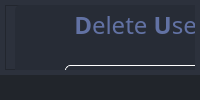
        <widget class="QFrame" name="frame_center">
         <property name="sizePolicy">
          <sizepolicy hsizetype="Expanding" vsizetype="Expanding">
           <horstretch>0</horstretch>
           <verstretch>0</verstretch>
          </sizepolicy>
         </property>
         <property name="styleSheet">
          <string notr="true">background-color: rgb(40, 44, 52);</string>
         </property>
         <property name="frameShape">
          <enum>QFrame::NoFrame</enum>
         </property>
         <property name="frameShadow">
          <enum>QFrame::Raised</enum>
         </property>
         <layout class="QHBoxLayout" name="horizontalLayout_2">
          <property name="spacing">
           <number>0</number>
          </property>
          <property name="leftMargin">
           <number>0</number>
          </property>
          <property name="topMargin">
           <number>0</number>
          </property>
          <property name="rightMargin">
           <number>0</number>
          </property>
          <property name="bottomMargin">
           <number>0</number>
          </property>
          <item>
           <widget class="QFrame" name="frame_content_right">
            <property name="styleSheet">
             <string notr="true">background-color: rgb(44, 49, 60);</string>
            </property>
            <property name="frameShape">
             <enum>QFrame::NoFrame</enum>
            </property>
            <property name="frameShadow">
             <enum>QFrame::Raised</enum>
            </property>
            <layout class="QVBoxLayout" name="verticalLayout_4">
             <property name="spacing">
              <number>0</number>
             </property>
             <property name="leftMargin">
              <number>0</number>
             </property>
             <property name="topMargin">
              <number>0</number>
             </property>
             <property name="rightMargin">
              <number>0</number>
             </property>
             <property name="bottomMargin">
              <number>0</number>
             </property>
             <item>
              <widget class="QFrame" name="frame_content">
               <property name="frameShape">
                <enum>QFrame::NoFrame</enum>
               </property>
               <property name="frameShadow">
                <enum>QFrame::Raised</enum>
               </property>
               <layout class="QVBoxLayout" name="verticalLayout_9">
                <property name="spacing">
                 <number>0</number>
                </property>
                <property name="leftMargin">
                 <number>5</number>
                </property>
                <property name="topMargin">
                 <number>5</number>
                </property>
                <property name="rightMargin">
                 <number>5</number>
                </property>
                <property name="bottomMargin">
                 <number>5</number>
                </property>
                <item>
                 <widget class="QFrame" name="frame">
                  <property name="frameShape">
                   <enum>QFrame::StyledPanel</enum>
                  </property>
                  <property name="frameShadow">
                   <enum>QFrame::Raised</enum>
                  </property>
                  <widget class="QFrame" name="frame_3">
                   <property name="geometry">
                    <rect>
                     <x>10</x>
                     <y>0</y>
                     <width>1151</width>
                     <height>681</height>
                    </rect>
                   </property>
                   <property name="styleSheet">
                    <string notr="true">background-color: rgb(39, 44, 54);
border-radius: 5px;</string>
                   </property>
                   <property name="frameShape">
                    <enum>QFrame::StyledPanel</enum>
                   </property>
                   <property name="frameShadow">
                    <enum>QFrame::Raised</enum>
                   </property>
                   <widget class="QLabel" name="label_description">
                    <property name="geometry">
                     <rect>
                      <x>20</x>
                      <y>-10</y>
                      <width>211</width>
                      <height>61</height>
                     </rect>
                    </property>
                    <property name="font">
                     <font>
                      <family>Montserrat</family>
                      <pointsize>13</pointsize>
                     </font>
                    </property>
                    <property name="styleSheet">
                     <string notr="true">color: rgb(98, 114, 164);
background-color: transparent;</string>
                    </property>
                    <property name="text">
                     <string>&lt;html&gt;&lt;head/&gt;&lt;body&gt;&lt;p&gt;&lt;span style=&quot; font-size:18pt; font-weight:600;&quot;&gt;D&lt;/span&gt;&lt;span style=&quot; font-size:18pt;&quot;&gt;elete &lt;/span&gt;&lt;span style=&quot; font-size:18pt; font-weight:600;&quot;&gt;U&lt;/span&gt;&lt;span style=&quot; font-size:18pt;&quot;&gt;ser&lt;/span&gt;&lt;/p&gt;&lt;/body&gt;&lt;/html&gt;</string>
                    </property>
                    <property name="alignment">
                     <set>Qt::AlignCenter</set>
                    </property>
                   </widget>
                   <widget class="QPushButton" name="btnDelBack">
                    <property name="geometry">
                     <rect>
                      <x>0</x>
                      <y>0</y>
                      <width>40</width>
                      <height>41</height>
                     </rect>
                    </property>
                    <property name="sizePolicy">
                     <sizepolicy hsizetype="Minimum" vsizetype="Expanding">
                      <horstretch>0</horstretch>
                      <verstretch>0</verstretch>
                     </sizepolicy>
                    </property>
                    <property name="minimumSize">
                     <size>
                      <width>40</width>
                      <height>0</height>
                     </size>
                    </property>
                    <property name="maximumSize">
                     <size>
                      <width>40</width>
                      <height>16777215</height>
                     </size>
                    </property>
                    <property name="toolTip">
                     <string>Minimize</string>
                    </property>
                    <property name="styleSheet">
                     <string notr="true">QPushButton {	
	border: none;
	background-color: transparent;
}
QPushButton:hover {
	background-color: rgb(52, 59, 72);
}
QPushButton:pressed {	
	background-color: rgb(85, 170, 255);
}</string>
                    </property>
                    <property name="text">
                     <string/>
                    </property>
                    <property name="icon">
                     <iconset>
                      <normaloff>icons/24x24/cil-arrow-circle-left.png</normaloff>icons/24x24/cil-arrow-circle-left.png</iconset>
                    </property>
                   </widget>
                   <widget class="QGroupBox" name="groupBox">
                    <property name="geometry">
                     <rect>
                      <x>50</x>
                      <y>60</y>
                      <width>431</width>
                      <height>161</height>
                     </rect>
                    </property>
                    <property name="font">
                     <font>
                      <family>Montserrat</family>
                      <pointsize>10</pointsize>
                      <weight>75</weight>
                      <bold>true</bold>
                      <underline>false</underline>
                     </font>
                    </property>
                    <property name="layoutDirection">
                     <enum>Qt::LeftToRight</enum>
                    </property>
                    <property name="styleSheet">
                     <string notr="true">QGroupBox#groupBox{
	border: 1px solid rgb(255,255,255);
	background-color: transparent;
	color: rgb(255,255,255);
}</string>
                    </property>
                    <property name="title">
                     <string/>
                    </property>
                    <property name="alignment">
                     <set>Qt::AlignLeading|Qt::AlignLeft|Qt::AlignTop</set>
                    </property>
                    <property name="flat">
                     <bool>false</bool>
                    </property>
                    <property name="checkable">
                     <bool>false</bool>
                    </property>
                    <widget class="QLabel" name="label_11">
                     <property name="geometry">
                      <rect>
                       <x>20</x>
                       <y>40</y>
                       <width>101</width>
                       <height>31</height>
                      </rect>
                     </property>
                     <property name="font">
                      <font>
                       <family>Montserrat</family>
                       <pointsize>10</pointsize>
                       <weight>75</weight>
                       <bold>true</bold>
                      </font>
                     </property>
                     <property name="styleSheet">
                      <string notr="true">color: rgb(255,255,255);
background-color: transparent;</string>
                     </property>
                     <property name="text">
                      <string>ID              :</string>
                     </property>
                    </widget>
                    <widget class="QLineEdit" name="lbl_DelID">
                     <property name="geometry">
                      <rect>
                       <x>150</x>
                       <y>40</y>
                       <width>241</width>
                       <height>30</height>
                      </rect>
                     </property>
                     <property name="maximumSize">
                      <size>
                       <width>16777215</width>
                       <height>30</height>
                      </size>
                     </property>
                     <property name="font">
                      <font>
                       <family>Montserrat</family>
                       <pointsize>9</pointsize>
                      </font>
                     </property>
                     <property name="styleSheet">
                      <string notr="true">QLineEdit {
	background-color: rgb(27, 29, 35);
	border-radius: 5px;
    color: rgb(255,255,255);
	border: 2px solid rgb(27, 29, 35);
	padding-left: 10px;
}
QLineEdit:hover {
	border: 2px solid rgb(64, 71, 88);
}
QLineEdit:focus {
	border: 2px solid rgb(91, 101, 124);
}</string>
                     </property>
                     <property name="placeholderText">
                      <string>Enter ID</string>
                     </property>
                     <property name="clearButtonEnabled">
                      <bool>true</bool>
                     </property>
                    </widget>
                    <widget class="QLabel" name="label_15">
                     <property name="geometry">
                      <rect>
                       <x>20</x>
                       <y>10</y>
                       <width>101</width>
                       <height>31</height>
                      </rect>
                     </property>
                     <property name="font">
                      <font>
                       <family>Montserrat</family>
                       <pointsize>10</pointsize>
                       <weight>75</weight>
                       <bold>true</bold>
                      </font>
                     </property>
                     <property name="styleSheet">
                      <string notr="true">color: rgb(98, 114, 164);
background-color: transparent;</string>
                     </property>
                     <property name="text">
                      <string>DETAILS</string>
                     </property>
                    </widget>
                    <widget class="QPushButton" name="btnDelete">
                     <property name="geometry">
                      <rect>
                       <x>150</x>
                       <y>80</y>
                       <width>241</width>
                       <height>41</height>
                      </rect>
                     </property>
                     <property name="font">
                      <font>
                       <family>Montserrat</family>
                       <pointsize>10</pointsize>
                       <weight>75</weight>
                       <bold>true</bold>
                      </font>
                     </property>
                     <property name="styleSheet">
                      <string notr="true">QPushButton{
	background-color: rgb(52, 59, 72);
	border-radius: 5px;
	color: rgb(255, 255, 255);
}
QPushButton:hover{
	background-color: rgb(57, 65, 80);
	color:rgb(255, 255, 255);
	border: 2px solid rgb(61, 70, 86);
}
QPushButton:pressed{
	background-color: rgb(35, 40, 49);
	color:rgb(255, 255, 255);
	border-left: 1px solid rgb(110, 144, 76);
	border-right: 1px solid rgb(110, 144, 76);
	border-top: 5px solid rgb(110, 144, 76);
	border-bottom: none;
}</string>
                     </property>
                     <property name="text">
                      <string>Delete</string>
                     </property>
                     <property name="icon">
                      <iconset>
                       <normaloff>icons/20x20/cil-trash.png</normaloff>icons/20x20/cil-trash.png</iconset>
                     </property>
                    </widget>
                   </widget>
                   <widget class="QTableWidget" name="tableWidget">
                    <property name="geometry">
                     <rect>
                      <x>520</x>
                      <y>60</y>
                      <width>601</width>
                      <height>541</height>
                     </rect>
                    </property>
                    <property name="styleSheet">
                     <string notr="true">QTableWidget {	
	background-color: rgb(52, 59, 72);
	border-radius: 5px;
	color: rgb(255, 255, 255);
	gridline-color: rgb(44, 49, 60);
	border-bottom: 1px solid rgb(44, 49, 60);
}
QTableWidget::item{
	border-color: rgb(44, 49, 60);
	color: rgb(255, 255, 255);
	gridline-color: rgb(44, 49, 60);
}
QTableWidget::item:selected{
	background-color: rgb(85, 170, 255);
}
QScrollBar:horizontal {
    border: none;
    background: rgb(52, 59, 72);
    margin: 0px 21px 0 21px;
	border-radius: 0px;
}
QScrollBar:vertical {
	border: none;
    background: rgb(52, 59, 72);
    margin: 21px 0 21px 0;
	border-radius: 0px;
 }
QHeaderView::section{
	Background-color: rgb(39, 44, 54);
	max-width: 30px;
	border: 1px solid rgb(44, 49, 60);
	color: rgb(255, 255, 255);
	border-style: none;
    border-bottom: 1px solid rgb(44, 49, 60);
    border-right: 1px solid rgb(44, 49, 60);
}
QTableWidget::horizontalHeader {	
	background-color: rgb(81, 255, 0);
}
QHeaderView::section:horizontal
{
    border: 1px solid rgb(32, 34, 42);
	background-color: rgb(27, 29, 35);
	padding: 3px;
	color: rgb(255, 255, 255);
	border-top-left-radius: 7px;
    border-top-right-radius: 7px;
}
QHeaderView::section:vertical
{
    border: 1px solid rgb(44, 49, 60);
}</string>
                    </property>
                    <column>
                     <property name="text">
                      <string>ID</string>
                     </property>
                     <property name="font">
                      <font>
                       <pointsize>9</pointsize>
                       <weight>75</weight>
                       <bold>true</bold>
                      </font>
                     </property>
                    </column>
                    <column>
                     <property name="text">
                      <string>Username</string>
                     </property>
                     <property name="font">
                      <font>
                       <weight>75</weight>
                       <bold>true</bold>
                      </font>
                     </property>
                    </column>
                    <column>
                     <property name="text">
                      <string>Password</string>
                     </property>
                     <property name="font">
                      <font>
                       <weight>75</weight>
                       <bold>true</bold>
                      </font>
                     </property>
                    </column>
                    <column>
                     <property name="text">
                      <string>Role</string>
                     </property>
                     <property name="font">
                      <font>
                       <weight>75</weight>
                       <bold>true</bold>
                      </font>
                     </property>
                    </column>
                    <column>
                     <property name="text">
                      <string>First Name</string>
                     </property>
                     <property name="font">
                      <font>
                       <weight>75</weight>
                       <bold>true</bold>
                      </font>
                     </property>
                    </column>
                    <column>
                     <property name="text">
                      <string>Last Name</string>
                     </property>
                     <property name="font">
                      <font>
                       <weight>75</weight>
                       <bold>true</bold>
                      </font>
                     </property>
                    </column>
                    <column>
                     <property name="text">
                      <string>Age</string>
                     </property>
                     <property name="font">
                      <font>
                       <weight>75</weight>
                       <bold>true</bold>
                      </font>
                     </property>
                    </column>
                    <column>
                     <property name="text">
                      <string>Gender</string>
                     </property>
                     <property name="font">
                      <font>
                       <weight>75</weight>
                       <bold>true</bold>
                      </font>
                     </property>
                    </column>
                    <column>
                     <property name="text">
                      <string>Birthdate</string>
                     </property>
                     <property name="font">
                      <font>
                       <weight>75</weight>
                       <bold>true</bold>
                      </font>
                     </property>
                    </column>
                    <column>
                     <property name="text">
                      <string>Contact No</string>
                     </property>
                     <property name="font">
                      <font>
                       <weight>75</weight>
                       <bold>true</bold>
                      </font>
                     </property>
                    </column>
                    <column>
                     <property name="text">
                      <string>City</string>
                     </property>
                     <property name="font">
                      <font>
                       <weight>75</weight>
                       <bold>true</bold>
                      </font>
                     </property>
                    </column>
                   </widget>
                  </widget>
                 </widget>
                </item>
               </layout>
              </widget>
             </item>
             <item>
              <widget class="QFrame" name="frame_grip">
               <property name="minimumSize">
                <size>
                 <width>0</width>
                 <height>25</height>
                </size>
               </property>
               <property name="maximumSize">
                <size>
                 <width>16777215</width>
                 <height>25</height>
                </size>
               </property>
               <property name="styleSheet">
                <string notr="true">background-color: rgb(33, 37, 43);</string>
               </property>
               <property name="frameShape">
                <enum>QFrame::NoFrame</enum>
               </property>
               <property name="frameShadow">
                <enum>QFrame::Raised</enum>
               </property>
               <layout class="QHBoxLayout" name="horizontalLayout_6">
                <property name="spacing">
                 <number>0</number>
                </property>
                <property name="leftMargin">
                 <number>0</number>
                </property>
                <property name="topMargin">
                 <number>0</number>
                </property>
                <property name="rightMargin">
                 <number>2</number>
                </property>
                <property name="bottomMargin">
                 <number>0</number>
                </property>
                <item>
                 <widget class="QFrame" name="frame_label_bottom">
                  <property name="frameShape">
                   <enum>QFrame::NoFrame</enum>
                  </property>
                  <property name="frameShadow">
                   <enum>QFrame::Raised</enum>
                  </property>
                  <layout class="QHBoxLayout" name="horizontalLayout_7">
                   <property name="spacing">
                    <number>0</number>
                   </property>
                   <property name="leftMargin">
                    <number>10</number>
                   </property>
                   <property name="topMargin">
                    <number>0</number>
                   </property>
                   <property name="rightMargin">
                    <number>10</number>
                   </property>
                   <property name="bottomMargin">
                    <number>0</number>
                   </property>
                   <item>
                    <widget class="QLabel" name="label_credits">
                     <property name="font">
                      <font>
                       <family>Segoe UI</family>
                      </font>
                     </property>
                     <property name="styleSheet">
                      <string notr="true">color: rgb(98, 103, 111);</string>
                     </property>
                     <property name="text">
                      <string/>
                     </property>
                    </widget>
                   </item>
                   <item>
                    <widget class="QLabel" name="label_version">
                     <property name="maximumSize">
                      <size>
                       <width>100</width>
                       <height>16777215</height>
                      </size>
                     </property>
                     <property name="font">
                      <font>
                       <family>Segoe UI</family>
                      </font>
                     </property>
                     <property name="styleSheet">
                      <string notr="true">color: rgb(98, 103, 111);</string>
                     </property>
                     <property name="text">
                      <string/>
                     </property>
                     <property name="alignment">
                      <set>Qt::AlignRight|Qt::AlignTrailing|Qt::AlignVCenter</set>
                     </property>
                    </widget>
                   </item>
                  </layout>
                 </widget>
                </item>
                <item>
                 <widget class="QFrame" name="frame_size_grip">
                  <property name="maximumSize">
                   <size>
                    <width>20</width>
                    <height>20</height>
                   </size>
                  </property>
                  <property name="styleSheet">
                   <string notr="true">QSizeGrip {
	background-image: url(:/16x16/icons/16x16/cil-size-grip.png);
	background-position: center;
	background-repeat: no-reperat;
}</string>
                  </property>
                  <property name="frameShape">
                   <enum>QFrame::NoFrame</enum>
                  </property>
                  <property name="frameShadow">
                   <enum>QFrame::Raised</enum>
                  </property>
                 </widget>
                </item>
               </layout>
              </widget>
             </item>
            </layout>
           </widget>
          </item>
         </layout>
        </widget>
